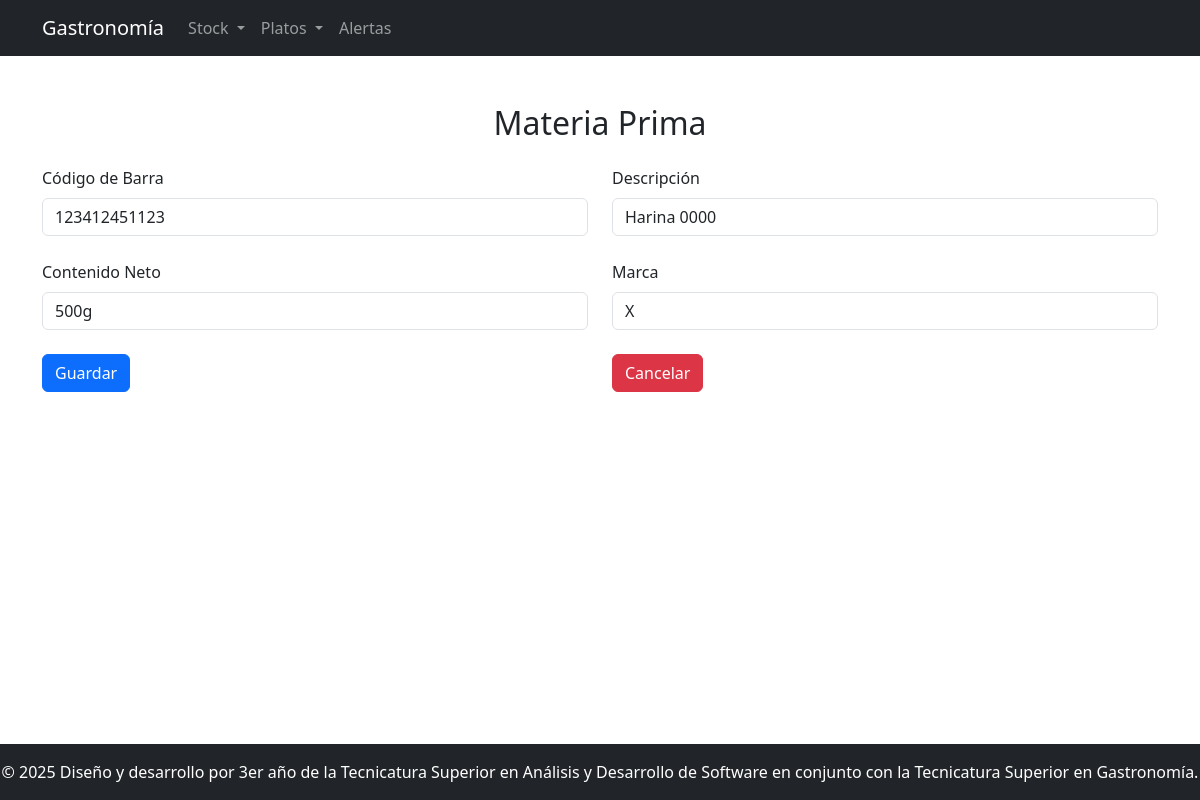
Screenshot of /materia_prima.php?id=2 with the database file from the repository.
### tables this page shows
CREATE TABLE `materia_prima` (
  `id` int(11) NOT NULL,
  `codigo_barra` varchar(200) NOT NULL,
  `descripcion` varchar(200) NOT NULL,
  `contenido_neto` varchar(200) NOT NULL COMMENT 'unidad de medida',
  `marca` varchar(200) NOT NULL,
  `stock_minimo` double NOT NULL,
  `stock_maximo` double NOT NULL
);

### materia_prima.php (the view, shortened to what this page needs)
<?php
include 'conectar.php';
$edicion = false;
$datos = [
    'codigo_barra' => '',
    'descripcion' => '',
    'contenido_neto' => '',
    'marca' => ''
];
if (isset($_GET['id'])) {
    $edicion = true;
    $id = $_GET['id'];
    $sql = "SELECT id, codigo_barra, descripcion, contenido_neto, marca FROM materia_prima WHERE id = ?";
    $stmt = $conexion->prepare($sql);
    $stmt->bind_param("i", $id);
    $stmt->execute();
    $resultado = $stmt->get_result();
    if ($resultado->num_rows > 0) {
        $datos = $resultado->fetch_assoc();
    } else {
        header("Location:materiaprima_lista.php?error=notfound");
        exit;
    }
}
?>
<!DOCTYPE html>
<html lang="es">
<head>
    <link rel='stylesheet' type='text/css' href='css/bootstrap.min.css'>
</head>
<body class="d-flex flex-column min-vh-100">
    <?php
    include 'includes/header.php';
    ?>
    <div class="container mt-5 mb-5 flex-grow-1">
        <h2 class="mb-4 text-center">Materia Prima</h2>
        <form action="<?= $edicion ? 'materiaprima_actualizar.php' : 'materiaprima_guardar.php' ?>" method="POST">
            <div class="row row-cols-1 row-cols-md-2 g-4">
                <div class="col-sm-6">
                    <label for="cod_barra" class="form-label">Código de Barra</label>
                    <input type="text" class="form-control" id="cod_barra" name="cod_barra" placeholder="Ingrese el código de barra" value="<?= htmlspecialchars($datos['codigo_barra']) ?>" required>
                </div>
                <div class="col-sm-6">
                    <label for="descript" class="form-label">Descripción</label>
                    <input type="text" class="form-control" id="descript" name="descript" placeholder="Ingrese la descripción" value="<?= htmlspecialchars($datos['descripcion']) ?>" required>
                </div>
                <div class="col-sm-6">
                    <label for="cont_neto" class="form-label">Contenido Neto</label>
                    <input type="text" class="form-control" id="cont_neto" name="cont_neto" placeholder="Ingrese el contenido neto" value="<?= htmlspecialchars($datos['contenido_neto']) ?>" required>
                </div>
                <div class="col-sm-6">
                    <label for="marca" class="form-label">Marca</label>
                    <input type="text" class="form-control" id="marca" name="marca" placeholder="Ingrese la marca" value="<?= htmlspecialchars($datos['marca']) ?>" required>
                </div>
                <div>
                    <button class="btn btn-primary" type="submit">Guardar</button>
                </div>
                <div>
                    <a href="materiaprima_lista.php" class="btn btn-danger" type="submit">Cancelar</a>
                </div>
            </div>
        </form>
    </div>
    <?php
    include 'includes/footer.php';
    ?>
</body>
</html>

### rows the page displays
materia_prima: cod_barra "123412451123", descript "Harina 0000", cont_neto "500g", marca "X"
